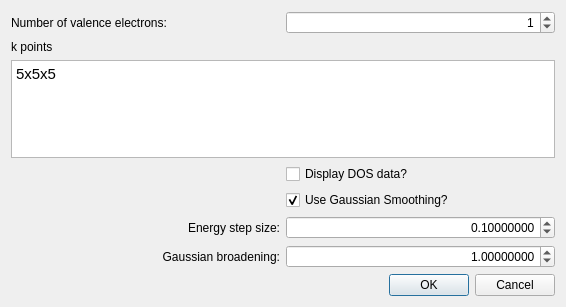
<?xml version="1.0" encoding="UTF-8"?>
<ui version="4.0">
 <class>Avogadro::YaehmopTotalDOSDialog</class>
 <widget class="QDialog" name="Avogadro::YaehmopTotalDOSDialog">
  <property name="geometry">
   <rect>
    <x>0</x>
    <y>0</y>
    <width>566</width>
    <height>307</height>
   </rect>
  </property>
  <property name="windowTitle">
   <string>Yaehmop Total DOS</string>
  </property>
  <layout class="QGridLayout" name="gridLayout">
   <item row="7" column="1">
    <widget class="QCheckBox" name="cb_useSmoothing">
     <property name="toolTip">
      <string>&lt;html&gt;&lt;head/&gt;&lt;body&gt;&lt;p&gt;Whether or not to use Gaussian smoothing to smooth the data.&lt;/p&gt;&lt;p&gt;&lt;br/&gt;&lt;/p&gt;&lt;p&gt;Smoothing is typically performed for density of states data.&lt;/p&gt;&lt;/body&gt;&lt;/html&gt;</string>
     </property>
     <property name="text">
      <string>Use Gaussian Smoothing?</string>
     </property>
     <property name="checked">
      <bool>true</bool>
     </property>
    </widget>
   </item>
   <item row="0" column="0">
    <widget class="QLabel" name="label">
     <property name="layoutDirection">
      <enum>Qt::LeftToRight</enum>
     </property>
     <property name="text">
      <string>Number of valence electrons:</string>
     </property>
     <property name="alignment">
      <set>Qt::AlignLeading|Qt::AlignLeft|Qt::AlignVCenter</set>
     </property>
    </widget>
   </item>
   <item row="3" column="0">
    <widget class="QLabel" name="label_2">
     <property name="text">
      <string>k points</string>
     </property>
    </widget>
   </item>
   <item row="13" column="0" colspan="2">
    <widget class="QDialogButtonBox" name="buttonBox">
     <property name="orientation">
      <enum>Qt::Horizontal</enum>
     </property>
     <property name="standardButtons">
      <set>QDialogButtonBox::Cancel|QDialogButtonBox::Ok</set>
     </property>
    </widget>
   </item>
   <item row="9" column="0">
    <widget class="QLabel" name="label_3">
     <property name="text">
      <string>Energy step size:</string>
     </property>
     <property name="alignment">
      <set>Qt::AlignRight|Qt::AlignTrailing|Qt::AlignVCenter</set>
     </property>
    </widget>
   </item>
   <item row="0" column="1">
    <widget class="QSpinBox" name="spin_numValElectrons">
     <property name="toolTip">
      <string>&lt;html&gt;&lt;head/&gt;&lt;body&gt;&lt;p&gt;Enter the number of k-points that will be connecting the special k-points. More of these k-points will smooth out the graph, but the calculation may take longer.&lt;/p&gt;&lt;/body&gt;&lt;/html&gt;</string>
     </property>
     <property name="alignment">
      <set>Qt::AlignRight|Qt::AlignTrailing|Qt::AlignVCenter</set>
     </property>
     <property name="suffix">
      <string/>
     </property>
     <property name="minimum">
      <number>0</number>
     </property>
     <property name="maximum">
      <number>999999</number>
     </property>
     <property name="value">
      <number>1</number>
     </property>
    </widget>
   </item>
   <item row="10" column="1">
    <widget class="QDoubleSpinBox" name="spin_broadening">
     <property name="toolTip">
      <string>&lt;html&gt;&lt;head/&gt;&lt;body&gt;&lt;p&gt;Gaussian broadening for Gaussian smoothing.&lt;/p&gt;&lt;/body&gt;&lt;/html&gt;</string>
     </property>
     <property name="alignment">
      <set>Qt::AlignRight|Qt::AlignTrailing|Qt::AlignVCenter</set>
     </property>
     <property name="decimals">
      <number>8</number>
     </property>
     <property name="maximum">
      <double>100000.000000000000000</double>
     </property>
     <property name="singleStep">
      <double>0.100000000000000</double>
     </property>
     <property name="value">
      <double>1.000000000000000</double>
     </property>
    </widget>
   </item>
   <item row="10" column="0">
    <widget class="QLabel" name="label_4">
     <property name="text">
      <string>Gaussian broadening:</string>
     </property>
     <property name="alignment">
      <set>Qt::AlignRight|Qt::AlignTrailing|Qt::AlignVCenter</set>
     </property>
    </widget>
   </item>
   <item row="9" column="1">
    <widget class="QDoubleSpinBox" name="spin_energyStep">
     <property name="toolTip">
      <string>&lt;html&gt;&lt;head/&gt;&lt;body&gt;&lt;p&gt;The energy step size for Gaussian smoothing. &lt;/p&gt;&lt;/body&gt;&lt;/html&gt;</string>
     </property>
     <property name="alignment">
      <set>Qt::AlignRight|Qt::AlignTrailing|Qt::AlignVCenter</set>
     </property>
     <property name="prefix">
      <string/>
     </property>
     <property name="decimals">
      <number>8</number>
     </property>
     <property name="maximum">
      <double>10000.000000000000000</double>
     </property>
     <property name="singleStep">
      <double>0.100000000000000</double>
     </property>
     <property name="value">
      <double>0.100000000000000</double>
     </property>
    </widget>
   </item>
   <item row="5" column="0" colspan="2">
    <widget class="QTextEdit" name="edit_kpoints">
     <property name="toolTip">
      <string>&lt;html&gt;&lt;head/&gt;&lt;body&gt;&lt;p&gt;Enter the k-points for the calculation in a grid format as follows:&lt;/p&gt;&lt;p&gt;&amp;lt;l&amp;gt;x&amp;lt;m&amp;gt;x&amp;lt;n&amp;gt;&lt;/p&gt;&lt;p&gt;where l, m, and n are integers. For example, 5x5x5 would be a grid with 5 elements in every direction. You may also enter k-points in the following format:&lt;/p&gt;&lt;p&gt;&amp;lt;x&amp;gt; &amp;lt;y&amp;gt; &amp;lt;z&amp;gt; &amp;lt;weight&amp;gt;&lt;/p&gt;&lt;p&gt;where x, y, and z are the three dimensional coordinates of the k-point in reciprocal space, and the weight is the weight of the k-point. &lt;/p&gt;&lt;p&gt;More k-points will result in a more accurate calculation.&lt;/p&gt;&lt;p&gt;Please note that the orientation of your cell may have an effect on the locations of these reciprocal space points.&lt;/p&gt;&lt;/body&gt;&lt;/html&gt;</string>
     </property>
     <property name="html">
      <string>&lt;!DOCTYPE HTML PUBLIC &quot;-//W3C//DTD HTML 4.0//EN&quot; &quot;http://www.w3.org/TR/REC-html40/strict.dtd&quot;&gt;
&lt;html&gt;&lt;head&gt;&lt;meta name=&quot;qrichtext&quot; content=&quot;1&quot; /&gt;&lt;style type=&quot;text/css&quot;&gt;
p, li { white-space: pre-wrap; }
&lt;/style&gt;&lt;/head&gt;&lt;body style=&quot; font-family:'Ubuntu'; font-size:11pt; font-weight:400; font-style:normal;&quot;&gt;
&lt;p style=&quot; margin-top:0px; margin-bottom:0px; margin-left:0px; margin-right:0px; -qt-block-indent:0; text-indent:0px;&quot;&gt;5x5x5&lt;/p&gt;&lt;/body&gt;&lt;/html&gt;</string>
     </property>
    </widget>
   </item>
   <item row="6" column="1">
    <widget class="QCheckBox" name="cb_displayData">
     <property name="toolTip">
      <string>&lt;html&gt;&lt;head/&gt;&lt;body&gt;&lt;p&gt;Whether or not to display the density of states data in a&lt;/p&gt;&lt;p&gt;pop-up box after the calculation finishes.&lt;/p&gt;&lt;p&gt;&lt;br/&gt;&lt;/p&gt;&lt;p&gt;Data may be copied and pasted into a separate file.&lt;/p&gt;&lt;/body&gt;&lt;/html&gt;</string>
     </property>
     <property name="text">
      <string>Display DOS data?</string>
     </property>
    </widget>
   </item>
  </layout>
 </widget>
 <resources/>
 <connections>
  <connection>
   <sender>buttonBox</sender>
   <signal>accepted()</signal>
   <receiver>Avogadro::YaehmopTotalDOSDialog</receiver>
   <slot>accept()</slot>
   <hints>
    <hint type="sourcelabel">
     <x>248</x>
     <y>254</y>
    </hint>
    <hint type="destinationlabel">
     <x>157</x>
     <y>274</y>
    </hint>
   </hints>
  </connection>
  <connection>
   <sender>buttonBox</sender>
   <signal>rejected()</signal>
   <receiver>Avogadro::YaehmopTotalDOSDialog</receiver>
   <slot>reject()</slot>
   <hints>
    <hint type="sourcelabel">
     <x>316</x>
     <y>260</y>
    </hint>
    <hint type="destinationlabel">
     <x>286</x>
     <y>274</y>
    </hint>
   </hints>
  </connection>
  <connection>
   <sender>cb_useSmoothing</sender>
   <signal>toggled(bool)</signal>
   <receiver>spin_energyStep</receiver>
   <slot>setEnabled(bool)</slot>
   <hints>
    <hint type="sourcelabel">
     <x>421</x>
     <y>180</y>
    </hint>
    <hint type="destinationlabel">
     <x>421</x>
     <y>211</y>
    </hint>
   </hints>
  </connection>
  <connection>
   <sender>cb_useSmoothing</sender>
   <signal>toggled(bool)</signal>
   <receiver>spin_broadening</receiver>
   <slot>setEnabled(bool)</slot>
   <hints>
    <hint type="sourcelabel">
     <x>421</x>
     <y>180</y>
    </hint>
    <hint type="destinationlabel">
     <x>421</x>
     <y>244</y>
    </hint>
   </hints>
  </connection>
 </connections>
</ui>
